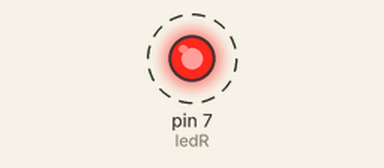
Recording of a sketch running on a simulated Arduino Uno, built with avr-gcc and run on an emulated ATmega328P. Shown: output pins drawn as LEDs (lit = HIGH). Dashed ring = blinking.

Above: at 0.07 s.
Timing chart, 0 to 3.0 s (numbered marks = the images above):
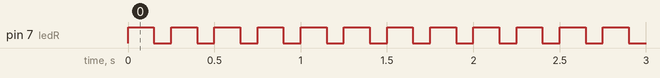

The sketch:

LED1.ino
```cpp
int ledR = 7;

void setup() {
  pinMode(ledR, OUTPUT);
}

void loop()
{
    digitalWrite(ledR, HIGH);
    delay(150);
    digitalWrite(ledR, LOW);
    delay(100);
}
```

Measured:
- by itself, pin 7 (ledR): alternates HIGH for 0.15 s and LOW for 0.10 s
